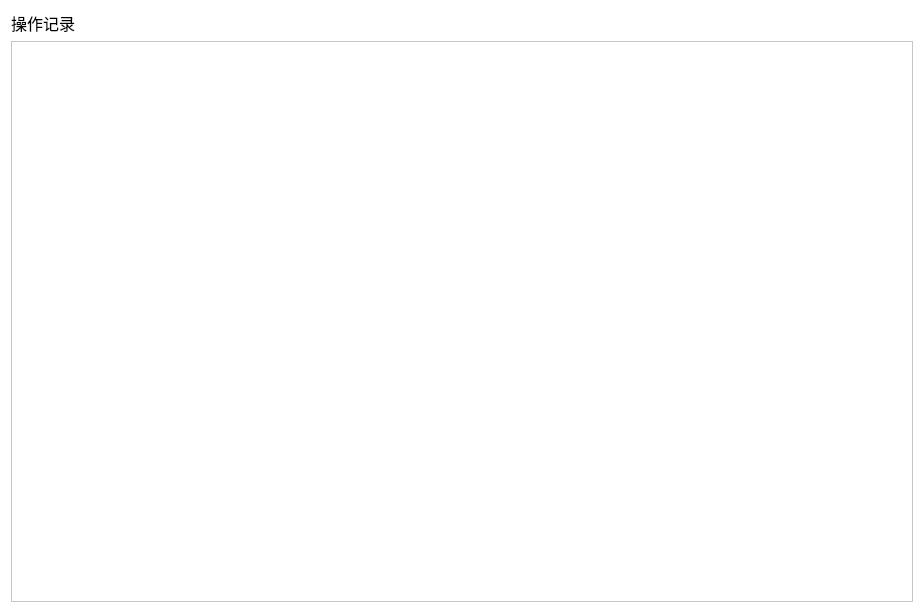
<?xml version="1.0" encoding="UTF-8"?>
<ui version="4.0">
 <class>Record</class>
 <widget class="QDialog" name="Record">
  <property name="geometry">
   <rect>
    <x>0</x>
    <y>0</y>
    <width>924</width>
    <height>613</height>
   </rect>
  </property>
  <property name="palette">
   <palette>
    <active>
     <colorrole role="WindowText">
      <brush brushstyle="SolidPattern">
       <color alpha="255">
        <red>0</red>
        <green>0</green>
        <blue>0</blue>
       </color>
      </brush>
     </colorrole>
     <colorrole role="Button">
      <brush brushstyle="SolidPattern">
       <color alpha="255">
        <red>255</red>
        <green>255</green>
        <blue>255</blue>
       </color>
      </brush>
     </colorrole>
     <colorrole role="Light">
      <brush brushstyle="SolidPattern">
       <color alpha="255">
        <red>255</red>
        <green>255</green>
        <blue>255</blue>
       </color>
      </brush>
     </colorrole>
     <colorrole role="Midlight">
      <brush brushstyle="SolidPattern">
       <color alpha="255">
        <red>255</red>
        <green>255</green>
        <blue>255</blue>
       </color>
      </brush>
     </colorrole>
     <colorrole role="Dark">
      <brush brushstyle="SolidPattern">
       <color alpha="255">
        <red>127</red>
        <green>127</green>
        <blue>127</blue>
       </color>
      </brush>
     </colorrole>
     <colorrole role="Mid">
      <brush brushstyle="SolidPattern">
       <color alpha="255">
        <red>170</red>
        <green>170</green>
        <blue>170</blue>
       </color>
      </brush>
     </colorrole>
     <colorrole role="Text">
      <brush brushstyle="SolidPattern">
       <color alpha="255">
        <red>0</red>
        <green>0</green>
        <blue>0</blue>
       </color>
      </brush>
     </colorrole>
     <colorrole role="BrightText">
      <brush brushstyle="SolidPattern">
       <color alpha="255">
        <red>255</red>
        <green>255</green>
        <blue>255</blue>
       </color>
      </brush>
     </colorrole>
     <colorrole role="ButtonText">
      <brush brushstyle="SolidPattern">
       <color alpha="255">
        <red>0</red>
        <green>0</green>
        <blue>0</blue>
       </color>
      </brush>
     </colorrole>
     <colorrole role="Base">
      <brush brushstyle="SolidPattern">
       <color alpha="255">
        <red>255</red>
        <green>255</green>
        <blue>255</blue>
       </color>
      </brush>
     </colorrole>
     <colorrole role="Window">
      <brush brushstyle="SolidPattern">
       <color alpha="255">
        <red>255</red>
        <green>255</green>
        <blue>255</blue>
       </color>
      </brush>
     </colorrole>
     <colorrole role="Shadow">
      <brush brushstyle="SolidPattern">
       <color alpha="255">
        <red>0</red>
        <green>0</green>
        <blue>0</blue>
       </color>
      </brush>
     </colorrole>
     <colorrole role="AlternateBase">
      <brush brushstyle="SolidPattern">
       <color alpha="255">
        <red>255</red>
        <green>255</green>
        <blue>255</blue>
       </color>
      </brush>
     </colorrole>
     <colorrole role="ToolTipBase">
      <brush brushstyle="SolidPattern">
       <color alpha="255">
        <red>255</red>
        <green>255</green>
        <blue>220</blue>
       </color>
      </brush>
     </colorrole>
     <colorrole role="ToolTipText">
      <brush brushstyle="SolidPattern">
       <color alpha="255">
        <red>0</red>
        <green>0</green>
        <blue>0</blue>
       </color>
      </brush>
     </colorrole>
     <colorrole role="PlaceholderText">
      <brush brushstyle="SolidPattern">
       <color alpha="128">
        <red>0</red>
        <green>0</green>
        <blue>0</blue>
       </color>
      </brush>
     </colorrole>
    </active>
    <inactive>
     <colorrole role="WindowText">
      <brush brushstyle="SolidPattern">
       <color alpha="255">
        <red>0</red>
        <green>0</green>
        <blue>0</blue>
       </color>
      </brush>
     </colorrole>
     <colorrole role="Button">
      <brush brushstyle="SolidPattern">
       <color alpha="255">
        <red>255</red>
        <green>255</green>
        <blue>255</blue>
       </color>
      </brush>
     </colorrole>
     <colorrole role="Light">
      <brush brushstyle="SolidPattern">
       <color alpha="255">
        <red>255</red>
        <green>255</green>
        <blue>255</blue>
       </color>
      </brush>
     </colorrole>
     <colorrole role="Midlight">
      <brush brushstyle="SolidPattern">
       <color alpha="255">
        <red>255</red>
        <green>255</green>
        <blue>255</blue>
       </color>
      </brush>
     </colorrole>
     <colorrole role="Dark">
      <brush brushstyle="SolidPattern">
       <color alpha="255">
        <red>127</red>
        <green>127</green>
        <blue>127</blue>
       </color>
      </brush>
     </colorrole>
     <colorrole role="Mid">
      <brush brushstyle="SolidPattern">
       <color alpha="255">
        <red>170</red>
        <green>170</green>
        <blue>170</blue>
       </color>
      </brush>
     </colorrole>
     <colorrole role="Text">
      <brush brushstyle="SolidPattern">
       <color alpha="255">
        <red>0</red>
        <green>0</green>
        <blue>0</blue>
       </color>
      </brush>
     </colorrole>
     <colorrole role="BrightText">
      <brush brushstyle="SolidPattern">
       <color alpha="255">
        <red>255</red>
        <green>255</green>
        <blue>255</blue>
       </color>
      </brush>
     </colorrole>
     <colorrole role="ButtonText">
      <brush brushstyle="SolidPattern">
       <color alpha="255">
        <red>0</red>
        <green>0</green>
        <blue>0</blue>
       </color>
      </brush>
     </colorrole>
     <colorrole role="Base">
      <brush brushstyle="SolidPattern">
       <color alpha="255">
        <red>255</red>
        <green>255</green>
        <blue>255</blue>
       </color>
      </brush>
     </colorrole>
     <colorrole role="Window">
      <brush brushstyle="SolidPattern">
       <color alpha="255">
        <red>255</red>
        <green>255</green>
        <blue>255</blue>
       </color>
      </brush>
     </colorrole>
     <colorrole role="Shadow">
      <brush brushstyle="SolidPattern">
       <color alpha="255">
        <red>0</red>
        <green>0</green>
        <blue>0</blue>
       </color>
      </brush>
     </colorrole>
     <colorrole role="AlternateBase">
      <brush brushstyle="SolidPattern">
       <color alpha="255">
        <red>255</red>
        <green>255</green>
        <blue>255</blue>
       </color>
      </brush>
     </colorrole>
     <colorrole role="ToolTipBase">
      <brush brushstyle="SolidPattern">
       <color alpha="255">
        <red>255</red>
        <green>255</green>
        <blue>220</blue>
       </color>
      </brush>
     </colorrole>
     <colorrole role="ToolTipText">
      <brush brushstyle="SolidPattern">
       <color alpha="255">
        <red>0</red>
        <green>0</green>
        <blue>0</blue>
       </color>
      </brush>
     </colorrole>
     <colorrole role="PlaceholderText">
      <brush brushstyle="SolidPattern">
       <color alpha="128">
        <red>0</red>
        <green>0</green>
        <blue>0</blue>
       </color>
      </brush>
     </colorrole>
    </inactive>
    <disabled>
     <colorrole role="WindowText">
      <brush brushstyle="SolidPattern">
       <color alpha="255">
        <red>127</red>
        <green>127</green>
        <blue>127</blue>
       </color>
      </brush>
     </colorrole>
     <colorrole role="Button">
      <brush brushstyle="SolidPattern">
       <color alpha="255">
        <red>255</red>
        <green>255</green>
        <blue>255</blue>
       </color>
      </brush>
     </colorrole>
     <colorrole role="Light">
      <brush brushstyle="SolidPattern">
       <color alpha="255">
        <red>255</red>
        <green>255</green>
        <blue>255</blue>
       </color>
      </brush>
     </colorrole>
     <colorrole role="Midlight">
      <brush brushstyle="SolidPattern">
       <color alpha="255">
        <red>255</red>
        <green>255</green>
        <blue>255</blue>
       </color>
      </brush>
     </colorrole>
     <colorrole role="Dark">
      <brush brushstyle="SolidPattern">
       <color alpha="255">
        <red>127</red>
        <green>127</green>
        <blue>127</blue>
       </color>
      </brush>
     </colorrole>
     <colorrole role="Mid">
      <brush brushstyle="SolidPattern">
       <color alpha="255">
        <red>170</red>
        <green>170</green>
        <blue>170</blue>
       </color>
      </brush>
     </colorrole>
     <colorrole role="Text">
      <brush brushstyle="SolidPattern">
       <color alpha="255">
        <red>127</red>
        <green>127</green>
        <blue>127</blue>
       </color>
      </brush>
     </colorrole>
     <colorrole role="BrightText">
      <brush brushstyle="SolidPattern">
       <color alpha="255">
        <red>255</red>
        <green>255</green>
        <blue>255</blue>
       </color>
      </brush>
     </colorrole>
     <colorrole role="ButtonText">
      <brush brushstyle="SolidPattern">
       <color alpha="255">
        <red>127</red>
        <green>127</green>
        <blue>127</blue>
       </color>
      </brush>
     </colorrole>
     <colorrole role="Base">
      <brush brushstyle="SolidPattern">
       <color alpha="255">
        <red>255</red>
        <green>255</green>
        <blue>255</blue>
       </color>
      </brush>
     </colorrole>
     <colorrole role="Window">
      <brush brushstyle="SolidPattern">
       <color alpha="255">
        <red>255</red>
        <green>255</green>
        <blue>255</blue>
       </color>
      </brush>
     </colorrole>
     <colorrole role="Shadow">
      <brush brushstyle="SolidPattern">
       <color alpha="255">
        <red>0</red>
        <green>0</green>
        <blue>0</blue>
       </color>
      </brush>
     </colorrole>
     <colorrole role="AlternateBase">
      <brush brushstyle="SolidPattern">
       <color alpha="255">
        <red>255</red>
        <green>255</green>
        <blue>255</blue>
       </color>
      </brush>
     </colorrole>
     <colorrole role="ToolTipBase">
      <brush brushstyle="SolidPattern">
       <color alpha="255">
        <red>255</red>
        <green>255</green>
        <blue>220</blue>
       </color>
      </brush>
     </colorrole>
     <colorrole role="ToolTipText">
      <brush brushstyle="SolidPattern">
       <color alpha="255">
        <red>0</red>
        <green>0</green>
        <blue>0</blue>
       </color>
      </brush>
     </colorrole>
     <colorrole role="PlaceholderText">
      <brush brushstyle="SolidPattern">
       <color alpha="128">
        <red>0</red>
        <green>0</green>
        <blue>0</blue>
       </color>
      </brush>
     </colorrole>
    </disabled>
   </palette>
  </property>
  <property name="font">
   <font>
    <family>幼圆</family>
    <pointsize>12</pointsize>
   </font>
  </property>
  <property name="windowTitle">
   <string>操作记录</string>
  </property>
  <layout class="QVBoxLayout" name="verticalLayout">
   <item>
    <widget class="QLabel" name="label">
     <property name="text">
      <string>操作记录</string>
     </property>
    </widget>
   </item>
   <item>
    <widget class="QTableView" name="tableView">
     <attribute name="horizontalHeaderDefaultSectionSize">
      <number>200</number>
     </attribute>
    </widget>
   </item>
  </layout>
 </widget>
 <resources/>
 <connections/>
</ui>
